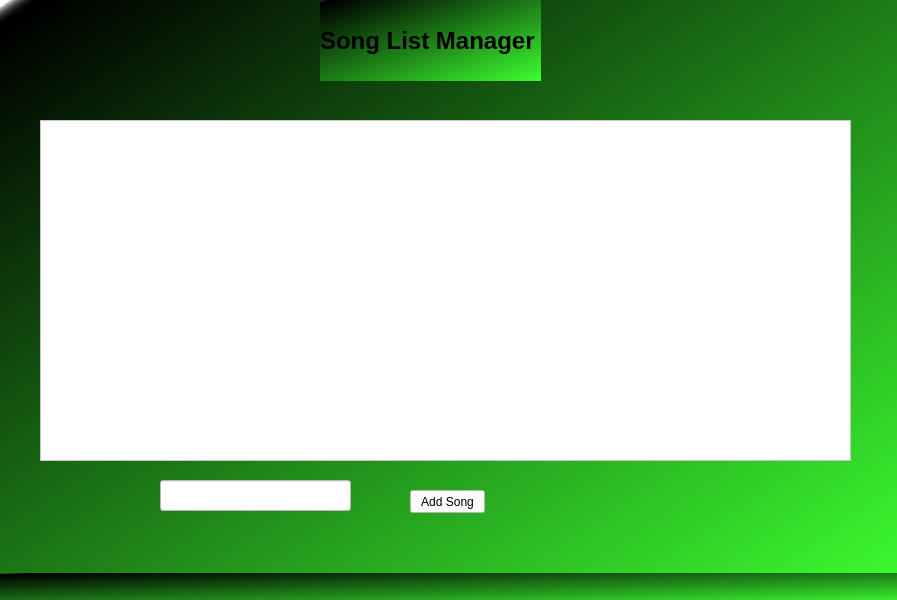
<?xml version="1.0" encoding="UTF-8"?>
<ui version="4.0">
 <class>MainWindow</class>
 <widget class="QMainWindow" name="MainWindow">
  <property name="geometry">
   <rect>
    <x>0</x>
    <y>0</y>
    <width>897</width>
    <height>600</height>
   </rect>
  </property>
  <property name="windowTitle">
   <string>MainWindow</string>
  </property>
  <property name="styleSheet">
   <string notr="true">background-color: qlineargradient(spread:pad, x1:1, y1:1, x2:0, y2:0.011, stop:0 rgba(60, 255, 48, 255), stop:0.98 rgba(0, 0, 0, 255), stop:1 rgba(0, 0, 0, 0));</string>
  </property>
  <widget class="QWidget" name="centralwidget">
   <widget class="QLabel" name="header">
    <property name="geometry">
     <rect>
      <x>320</x>
      <y>0</y>
      <width>221</width>
      <height>81</height>
     </rect>
    </property>
    <property name="font">
     <font>
      <pointsize>18</pointsize>
      <weight>75</weight>
      <bold>true</bold>
     </font>
    </property>
    <property name="text">
     <string>Song List Manager</string>
    </property>
   </widget>
   <widget class="QListWidget" name="songlist">
    <property name="geometry">
     <rect>
      <x>40</x>
      <y>120</y>
      <width>811</width>
      <height>341</height>
     </rect>
    </property>
    <property name="styleSheet">
     <string notr="true">background-color: rgb(255, 255, 255);</string>
    </property>
   </widget>
   <widget class="QLineEdit" name="songinp">
    <property name="geometry">
     <rect>
      <x>160</x>
      <y>480</y>
      <width>191</width>
      <height>31</height>
     </rect>
    </property>
    <property name="styleSheet">
     <string notr="true">background-color: rgb(255, 255, 255);</string>
    </property>
   </widget>
   <widget class="QPushButton" name="addsngbtn">
    <property name="geometry">
     <rect>
      <x>410</x>
      <y>490</y>
      <width>75</width>
      <height>23</height>
     </rect>
    </property>
    <property name="styleSheet">
     <string notr="true">background-color: rgb(255, 255, 255);</string>
    </property>
    <property name="text">
     <string>Add Song</string>
    </property>
   </widget>
   <widget class="QLabel" name="footer">
    <property name="geometry">
     <rect>
      <x>0</x>
      <y>573</y>
      <width>901</width>
      <height>31</height>
     </rect>
    </property>
    <property name="text">
     <string/>
    </property>
   </widget>
  </widget>
 </widget>
 <resources/>
 <connections/>
</ui>
